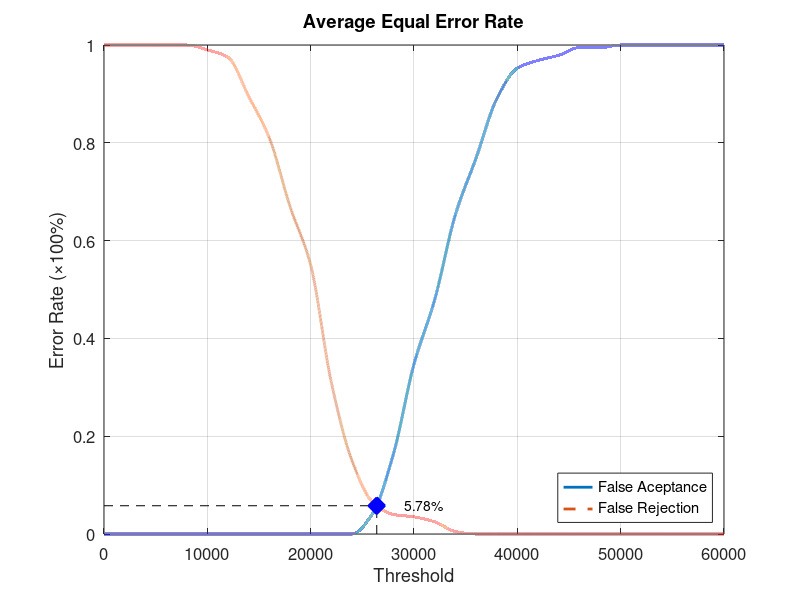
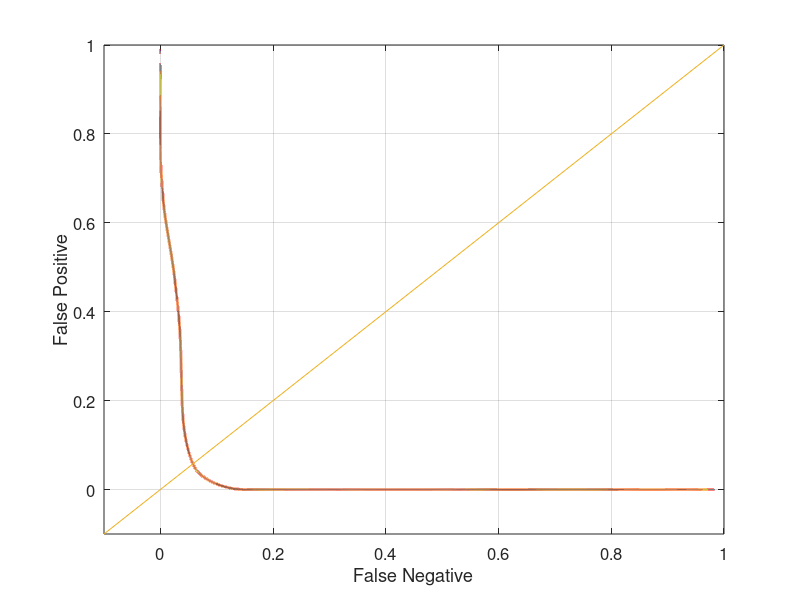

The MATLAB script that drew these images, in order:
function yEER = Database4_1
close all;
clear;
clc;
x = 0:2000:60000;
xq = 0:0.5:60000;

y0 = [0 0 0 0 0 0 0 0 0 0 0 0 0 0.0421053 0.163158 0.347368 0.478947 0.652632 0.768421 0.889474 0.952632 0.968421 0.978947 0.994737 0.994737 1 1 1 1 1 1];
yy0 = interp1(x, y0, xq, 'pchip');
y1 = [1 1 1 1 1 0.99 0.975 0.895 0.81 0.67 0.55 0.31 0.15 0.065 0.04 0.035 0.025 0.005 0 0 0 0 0 0 0 0 0 0 0 0 0];
yy1 = interp1(x, y1, xq, 'pchip');

% Calculating EER: 
y2 = abs(y0 - y1);
find(y2 == min(y2))
yy2 = abs(yy0 - yy1);
xEER = find(yy2 == min(yy2));
xEERIndex = xq(xEER) % X-axis EER
yEER = yy0(xEER) % Y-axis EER

main = figure
plot(xq, yy0,'-','LineWidth', 2);	hold on
plot(xq, yy1,'--','LineWidth', 2);	hold on
plot([xEERIndex xEERIndex], [0 yEER], 'k--');	hold on
plot([0 xEERIndex], [yEER yEER], 'k--');	hold on
plot(xEERIndex, yEER, 'bx', 'LineWidth', 10);	hold on
text(xEERIndex + 10 * xEERIndex / 100, yEER, [num2str(round((10000 * yEER)) / 100) '%'])
legend('False Aceptance', 'False Rejection', 'Location', 'SouthEast')
xlabel('Threshold')
ylabel('Error Rate (\times100%)')
title('Average Equal Error Rate')
set(gca, 'FontSize', 12)
axis([0 60000 0 1])
grid on

print(main, 'Database4_1Main', '-dpng');
FNRxFPR = figure('Color', [1 1 1]);
plot(yy1, yy0, '-', yy1, yy0, 'LineWidth', 2);
hold on
y = -0.1:0.1:1
plot(y, y); 
set(gca, 'FontSize', 12)
xlabel('False Negative')
ylabel('False Positive')
axis([-0.1 1 -0.1 1])
set(gca, 'FontSize', 12)
grid on

print(FNRxFPR, 'Database4_1FNRxFPR','-dpng');
end
